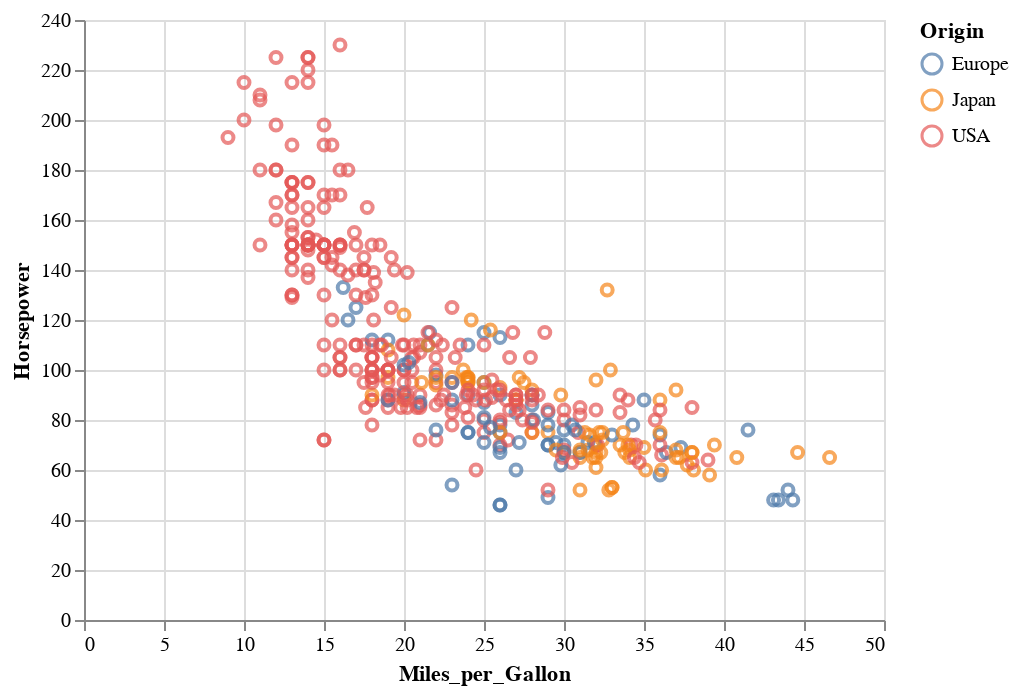

Source (notebook cell):
### Markdown cell above
## Seleccionando regiones del gráfico

### Code cell
# Para poder seleccionar regiones del gráfico, es necesario agregar:
# 1. El objeto seleccionador (brush)
# 2. El método add_selection a la gráfica.


brush = alt.selection_interval()  # Instancia para el objeto seleccionador


alt.Chart(source).mark_point().encode(
    x='Miles_per_Gallon:Q',
    y='Horsepower:Q',
    color="Origin:N"
).add_selection(brush) # Agregando el seleccionador a la gráfica

### Figure 1 — Vega-Lite specification as saved in the notebook (floating-point values rounded to 4 significant figures; data arrays with more than 128 entries replaced by an {"elided": "..."} marker saying what was removed)
{"config": {"view": {"continuousWidth": 400, "continuousHeight": 300}}, "data": {"name": "data-f02450ab61490a1363517a0190416235"}, "mark": "point", "encoding": {"color": {"type": "nominal", "field": "Origin"}, "x": {"type": "quantitative", "field": "Miles_per_Gallon"}, "y": {"type": "quantitative", "field": "Horsepower"}}, "selection": {"selector010": {"type": "interval"}}, "$schema": "https://vega.github.io/schema/vega-lite/v4.8.1.json", "datasets": {"data-f02450ab61490a1363517a0190416235": {"elided": "406 records"}}}
